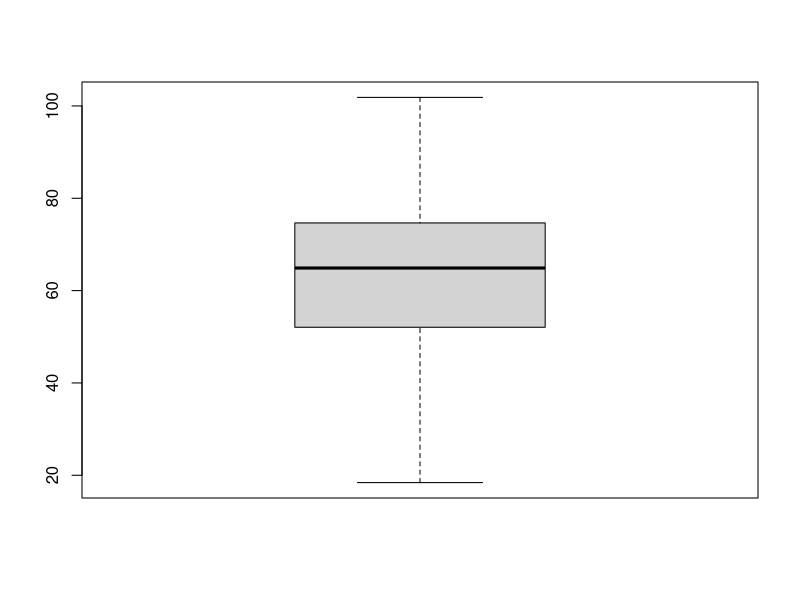
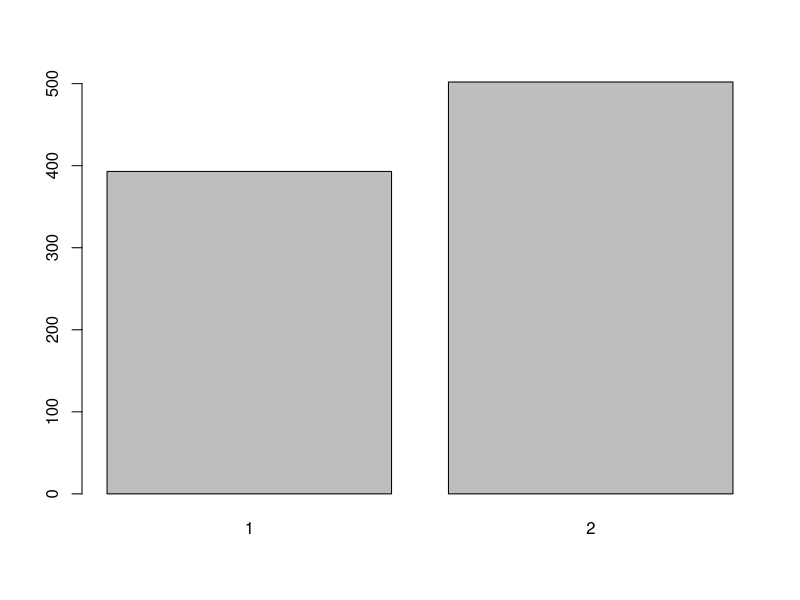
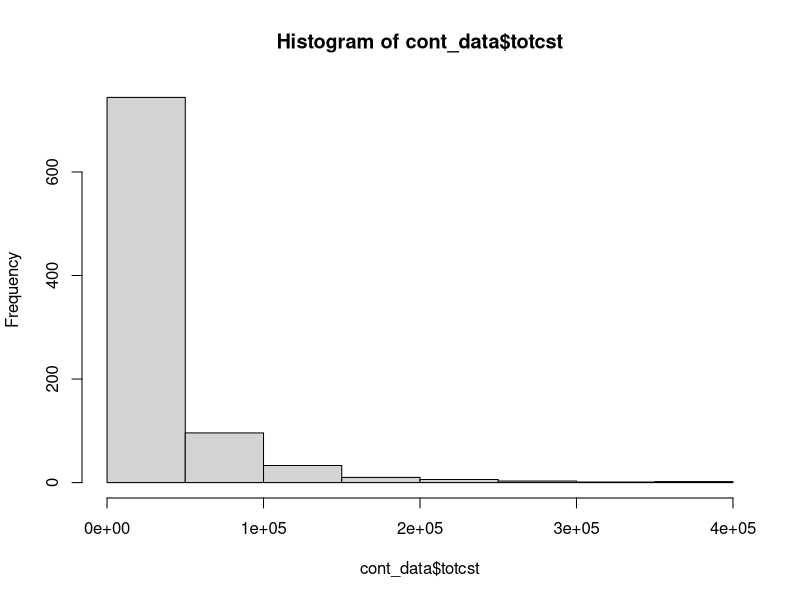
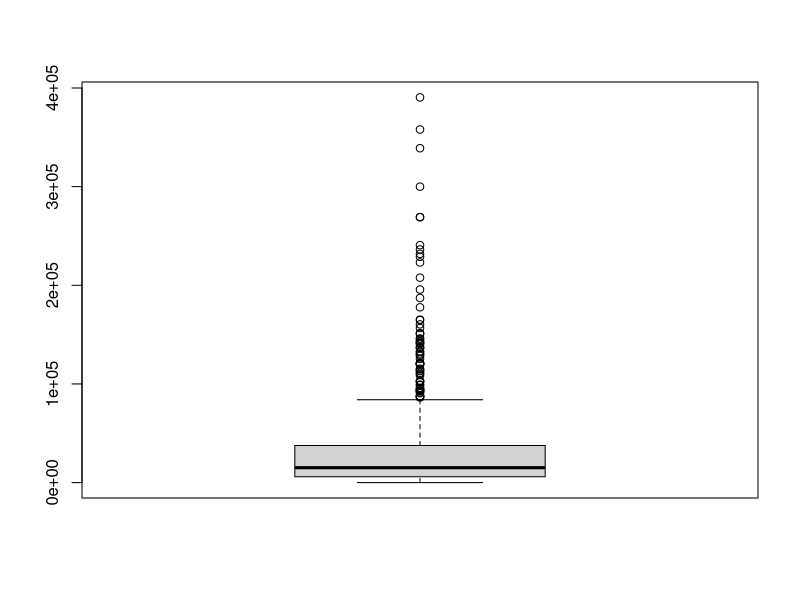
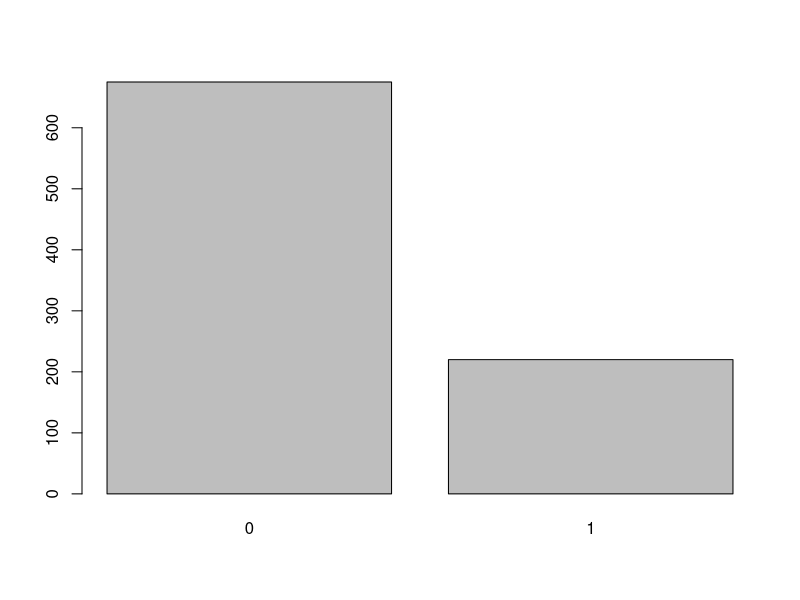
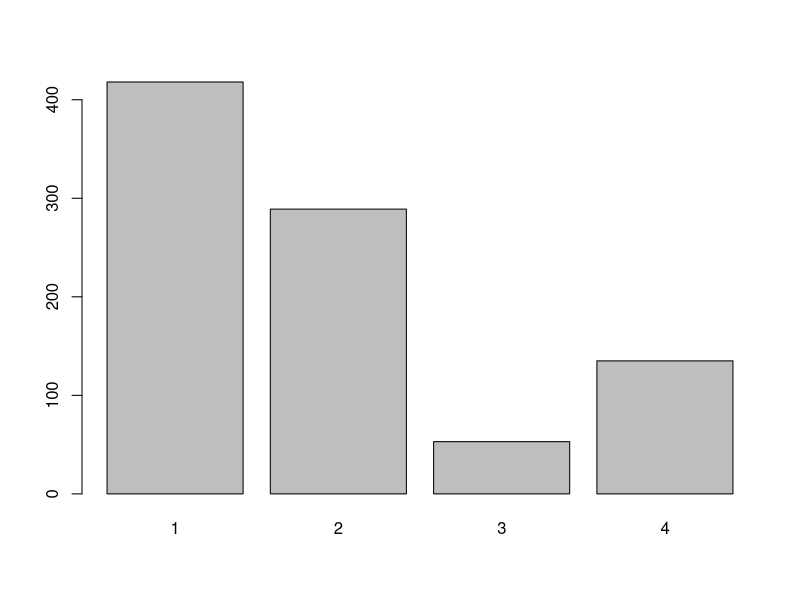
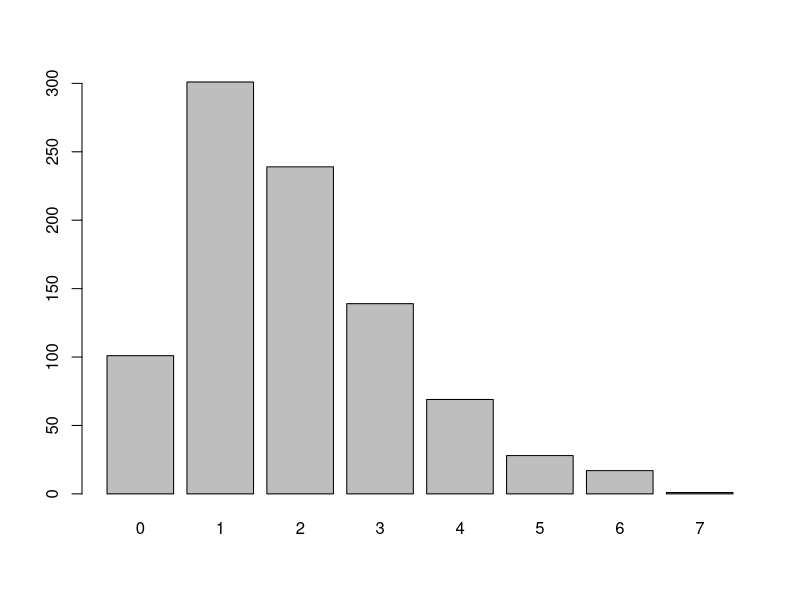
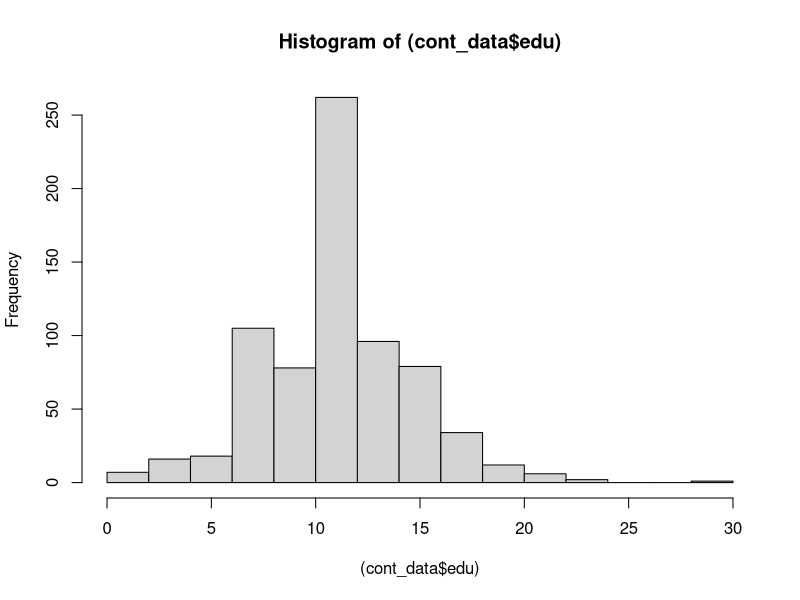

Recreate these plots in R, in order.
library(haven)
library(tidyverse)
library(reshape2)
library(ggplot2)

#Read in data
data <- read_dta("support.dta")

#Check for duplicate values
sum(duplicated(data)) #There are 0 duplicate values

#Check for NA values
sum(is.na(data$age)) #Ages are always entered
sum(is.na(data$hospdead)) #Death in hospital is always entered
sum(is.na(data$sex)) #Sex is always entered
sum(is.na(data$dzclass)) #Disease class is always entered
sum(is.na(data$num_co)) #Comorbidities is always entered

sum(is.na(data$edu)) #Has 202 missing values for years of education
#Needs to be taken into account when including this in the model

sum(is.na(data$totcst))
#For 105 patients the total cost is not entered
#This cannot be used as training data for the continuous outcome

cont_data <- data[!is.na(data$totcst), ]

boxplot(cont_data$age) #All values for age are plausible

barplot(table((cont_data$sex))) #Gender

hist(cont_data$totcst)
boxplot(cont_data$totcst)
summary(cont_data$totcst)
#Heavily skewed distribution
#max = 390 000, median = 15 110

barplot(table((cont_data$hospdead))) #most people not dead in hospital

barplot(table((cont_data$dzclass))) #Most people in class 1, least in 3

barplot(table((cont_data$num_co))) #Most people 1 comorbidity
#Ranges to 7 comorbidities

hist((cont_data$edu))
boxplot(cont_data$edu)
summary(cont_data$edu)
#Most people 12 years of education
# 78 NA
#Max = 30

#Correlation matrix
#Correlations between primary predictors and totalcst
pred <- c("age", "sex", "dzclass", "num_co", "edu", "totcst")
cormat <- round(cor(cont_data[, pred], use="pairwise.complete.obs"), 2)

# Get upper triangle of the correlation matrix
get_upper_tri <- function(cormat){
  cormat[lower.tri(cormat)]<- NA
  return(cormat)
}
upper_tri <- get_upper_tri(cormat)
melted_cormat <- melt(upper_tri, na.rm = TRUE)

ggheatmap <- ggplot(melted_cormat, aes(Var2, Var1, fill = value))+
  geom_tile(color = "white")+
  scale_fill_gradient2(low = "blue", high = "red", mid = "white", 
                       midpoint = 0, limit = c(-1,1), space = "Lab", 
                       name="Pearson\nCorrelation") +
  theme_minimal()+ # minimal theme
  theme(axis.text.x = element_text(angle = 45, vjust = 1, 
                                   size = 12, hjust = 1))+
  coord_fixed()

ggheatmap + 
  geom_text(aes(Var2, Var1, label = value), color = "black", size = 4) +
  theme(
    axis.title.x = element_blank(),
    axis.title.y = element_blank(),
    panel.grid.major = element_blank(),
    panel.border = element_blank(),
    panel.background = element_blank(),
    axis.ticks = element_blank(),
    legend.justification = c(1, 0),
    legend.position = c(0.6, 0.7),
    legend.direction = "horizontal")+
  guides(fill = guide_colorbar(barwidth = 7, barheight = 1,
                               title.position = "top", title.hjust = 0.5))